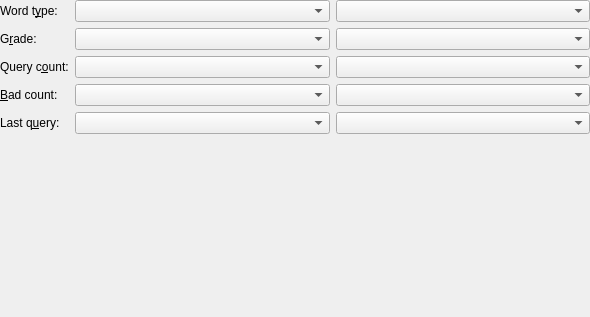
<ui version="4.0" >
 <class>ThresholdOptionsBase</class>
 <widget class="QWidget" name="ThresholdOptionsBase" >
  <property name="geometry" >
   <rect>
    <x>0</x>
    <y>0</y>
    <width>590</width>
    <height>317</height>
   </rect>
  </property>
  <layout class="QGridLayout" >
   <property name="leftMargin" >
    <number>0</number>
   </property>
   <property name="topMargin" >
    <number>0</number>
   </property>
   <property name="rightMargin" >
    <number>0</number>
   </property>
   <property name="bottomMargin" >
    <number>0</number>
   </property>
   <property name="horizontalSpacing" >
    <number>6</number>
   </property>
   <property name="verticalSpacing" >
    <number>6</number>
   </property>
   <item row="0" column="0" >
    <widget class="QLabel" name="label_type" >
     <property name="text" >
      <string>Word t&amp;ype:</string>
     </property>
     <property name="buddy" >
      <cstring>typecomp</cstring>
     </property>
    </widget>
   </item>
   <item row="0" column="1" >
    <widget class="QComboBox" name="typecomp" >
     <property name="sizePolicy" >
      <sizepolicy vsizetype="Fixed" hsizetype="MinimumExpanding" >
       <horstretch>0</horstretch>
       <verstretch>0</verstretch>
      </sizepolicy>
     </property>
    </widget>
   </item>
   <item row="0" column="2" >
    <widget class="QComboBox" name="typelist" >
     <property name="sizePolicy" >
      <sizepolicy vsizetype="Fixed" hsizetype="MinimumExpanding" >
       <horstretch>0</horstretch>
       <verstretch>0</verstretch>
      </sizepolicy>
     </property>
    </widget>
   </item>
   <item row="1" column="0" >
    <widget class="QLabel" name="label_grade" >
     <property name="text" >
      <string>G&amp;rade:</string>
     </property>
     <property name="buddy" >
      <cstring>gradecomp</cstring>
     </property>
    </widget>
   </item>
   <item row="1" column="1" >
    <widget class="QComboBox" name="gradecomp" />
   </item>
   <item row="1" column="2" >
    <widget class="QComboBox" name="gradelist" />
   </item>
   <item row="2" column="0" >
    <widget class="QLabel" name="label_qcount" >
     <property name="text" >
      <string>Query c&amp;ount:</string>
     </property>
     <property name="buddy" >
      <cstring>querycomp</cstring>
     </property>
    </widget>
   </item>
   <item row="2" column="1" >
    <widget class="QComboBox" name="querycomp" />
   </item>
   <item row="2" column="2" >
    <widget class="QComboBox" name="querylist" />
   </item>
   <item row="3" column="0" >
    <widget class="QLabel" name="label_bcount" >
     <property name="text" >
      <string>&amp;Bad count:</string>
     </property>
     <property name="buddy" >
      <cstring>badcomp</cstring>
     </property>
    </widget>
   </item>
   <item row="3" column="1" >
    <widget class="QComboBox" name="badcomp" />
   </item>
   <item row="3" column="2" >
    <widget class="QComboBox" name="badlist" />
   </item>
   <item row="4" column="0" >
    <widget class="QLabel" name="label_qdate" >
     <property name="text" >
      <string>Last q&amp;uery:</string>
     </property>
     <property name="buddy" >
      <cstring>datecomp</cstring>
     </property>
    </widget>
   </item>
   <item row="4" column="1" >
    <widget class="QComboBox" name="datecomp" />
   </item>
   <item row="4" column="2" >
    <widget class="QComboBox" name="datelist" />
   </item>
   <item row="7" column="0" colspan="3" >
    <spacer>
     <property name="orientation" >
      <enum>Qt::Vertical</enum>
     </property>
     <property name="sizeType" >
      <enum>QSizePolicy::Expanding</enum>
     </property>
     <property name="sizeHint" >
      <size>
       <width>290</width>
       <height>16</height>
      </size>
     </property>
    </spacer>
   </item>
  </layout>
 </widget>
 <layoutdefault spacing="6" margin="11" />
 <pixmapfunction>qPixmapFromMimeSource</pixmapfunction>
 <tabstops>
  <tabstop>typecomp</tabstop>
  <tabstop>typelist</tabstop>
  <tabstop>gradecomp</tabstop>
  <tabstop>gradelist</tabstop>
  <tabstop>querycomp</tabstop>
  <tabstop>querylist</tabstop>
  <tabstop>badcomp</tabstop>
  <tabstop>badlist</tabstop>
  <tabstop>datecomp</tabstop>
  <tabstop>datelist</tabstop>
 </tabstops>
 <resources/>
 <connections/>
</ui>
